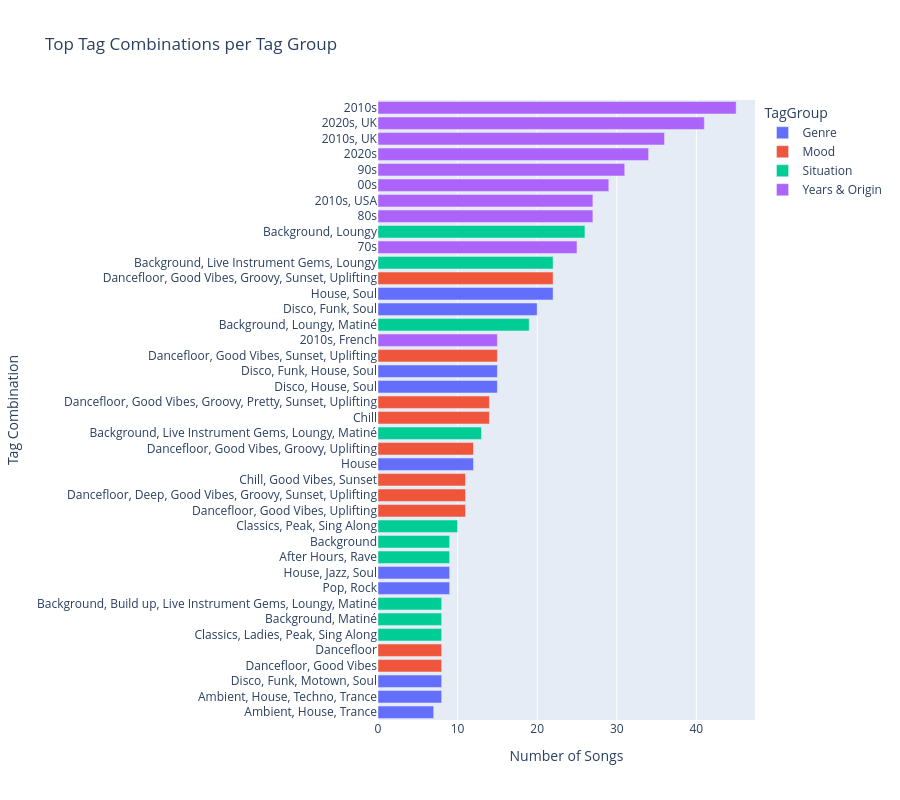

Notebook code cell kept with this figure:
### Code cell
# 1. Stacked bar chart: Top tag combinations per group
top_combinations_per_group = (
    tag_group_sets
    .group_by("TagGroup")
    .head(10)  # Top 10 combinations per group
    .to_pandas()
)

fig = px.bar(
    top_combinations_per_group,
    x="song_count",
    y="tag_set_str",
    color="TagGroup",
    orientation="h",
    title="Top Tag Combinations per Tag Group",
    labels={"song_count": "Number of Songs", "tag_set_str": "Tag Combination"},
    height=800
)
fig.update_layout(yaxis={'categoryorder': 'total ascending'})
fig.show()

### Figure 1 — Plotly figure (JSON) as saved in the notebook; plotly's stock layout.template omitted (floating-point values rounded to 4 significant figures)
{"data": [{"hovertemplate": "TagGroup=Genre<br>Number of Songs=%{x}<br>Tag Combination=%{y}<extra></extra>", "legendgroup": "Genre", "marker": {"color": "#636efa", "pattern": {"shape": ""}}, "name": "Genre", "orientation": "h", "showlegend": true, "textposition": "auto", "type": "bar", "x": [22, 20, 15, 15, 12, 9, 9, 8, 8, 7], "xaxis": "x", "y": ["House, Soul", "Disco, Funk, Soul", "Disco, House, Soul", "Disco, Funk, House, Soul", "House", "Pop, Rock", "House, Jazz, Soul", "Ambient, House, Techno, Trance", "Disco, Funk, Motown, Soul", "Ambient, House, Trance"], "yaxis": "y"}, {"hovertemplate": "TagGroup=Mood<br>Number of Songs=%{x}<br>Tag Combination=%{y}<extra></extra>", "legendgroup": "Mood", "marker": {"color": "#EF553B", "pattern": {"shape": ""}}, "name": "Mood", "orientation": "h", "showlegend": true, "textposition": "auto", "type": "bar", "x": [22, 15, 14, 14, 12, 11, 11, 11, 8, 8], "xaxis": "x", "y": ["Dancefloor, Good Vibes, Groovy, Sunset, Uplifting", "Dancefloor, Good Vibes, Sunset, Uplifting", "Chill", "Dancefloor, Good Vibes, Groovy, Pretty, Sunset, Uplifting", "Dancefloor, Good Vibes, Groovy, Uplifting", "Dancefloor, Good Vibes, Uplifting", "Dancefloor, Deep, Good Vibes, Groovy, Sunset, Uplifting", "Chill, Good Vibes, Sunset", "Dancefloor, Good Vibes", "Dancefloor"], "yaxis": "y"}, {"hovertemplate": "TagGroup=Situation<br>Number of Songs=%{x}<br>Tag Combination=%{y}<extra></extra>", "legendgroup": "Situation", "marker": {"color": "#00cc96", "pattern": {"shape": ""}}, "name": "Situation", "orientation": "h", "showlegend": true, "textposition": "auto", "type": "bar", "x": [26, 22, 19, 13, 10, 9, 9, 8, 8, 8], "xaxis": "x", "y": ["Background, Loungy", "Background, Live Instrument Gems, Loungy", "Background, Loungy, Matiné", "Background, Live Instrument Gems, Loungy, Matiné", "Classics, Peak, Sing Along", "After Hours, Rave", "Background", "Classics, Ladies, Peak, Sing Along", "Background, Matiné", "Background, Build up, Live Instrument Gems, Loungy, Matiné"], "yaxis": "y"}, {"hovertemplate": "TagGroup=Years & Origin<br>Number of Songs=%{x}<br>Tag Combination=%{y}<extra></extra>", "legendgroup": "Years & Origin", "marker": {"color": "#ab63fa", "pattern": {"shape": ""}}, "name": "Years & Origin", "orientation": "h", "showlegend": true, "textposition": "auto", "type": "bar", "x": [45, 41, 36, 34, 31, 29, 27, 27, 25, 15], "xaxis": "x", "y": ["2010s", "2020s, UK", "2010s, UK", "2020s", "90s", "00s", "80s", "2010s, USA", "70s", "2010s, French"], "yaxis": "y"}], "layout": {"barmode": "relative", "height": 800, "legend": {"title": {"text": "TagGroup"}, "tracegroupgap": 0}, "title": {"text": "Top Tag Combinations per Tag Group"}, "xaxis": {"anchor": "y", "domain": [0, 1], "title": {"text": "Number of Songs"}}, "yaxis": {"anchor": "x", "categoryorder": "total ascending", "domain": [0, 1], "title": {"text": "Tag Combination"}}}}
